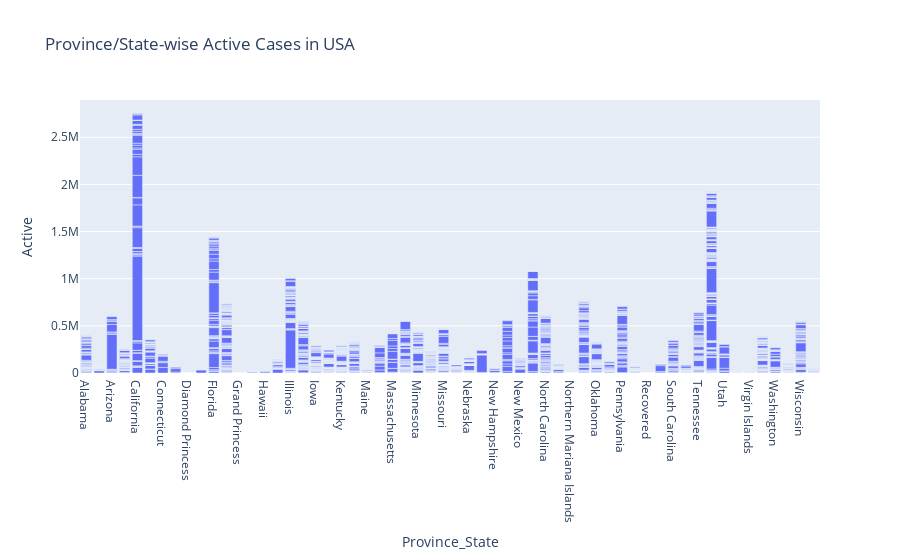

The code cell stored with this chart in its notebook:
### Markdown cell above
### Plot Province/State Wise Active Cases in USA

### Code cell
fig = px.bar(covid_data[covid_data['Country_Region'] == 'US'], x='Province_State', y='Active', title='Province/State-wise Active Cases in USA')
fig.show()

### Figure 1 — Plotly figure (JSON) as saved in the notebook; plotly's stock layout.template omitted (floating-point values rounded to 4 significant figures; data arrays with more than 128 entries replaced by an {"elided": "..."} marker saying what was removed)
{"data": [{"alignmentgroup": "True", "hovertemplate": "Province_State=%{x}<br>Active=%{y}<extra></extra>", "legendgroup": "", "marker": {"color": "#636efa", "pattern": {"shape": ""}}, "name": "", "offsetgroup": "", "orientation": "v", "showlegend": false, "textposition": "auto", "type": "bar", "x": {"elided": "3276 str values"}, "xaxis": "x", "y": {"elided": "3276 int values"}, "yaxis": "y"}], "layout": {"barmode": "relative", "legend": {"tracegroupgap": 0}, "title": {"text": "Province/State-wise Active Cases in USA"}, "xaxis": {"anchor": "y", "domain": [0, 1], "title": {"text": "Province_State"}}, "yaxis": {"anchor": "x", "domain": [0, 1], "title": {"text": "Active"}}}}
